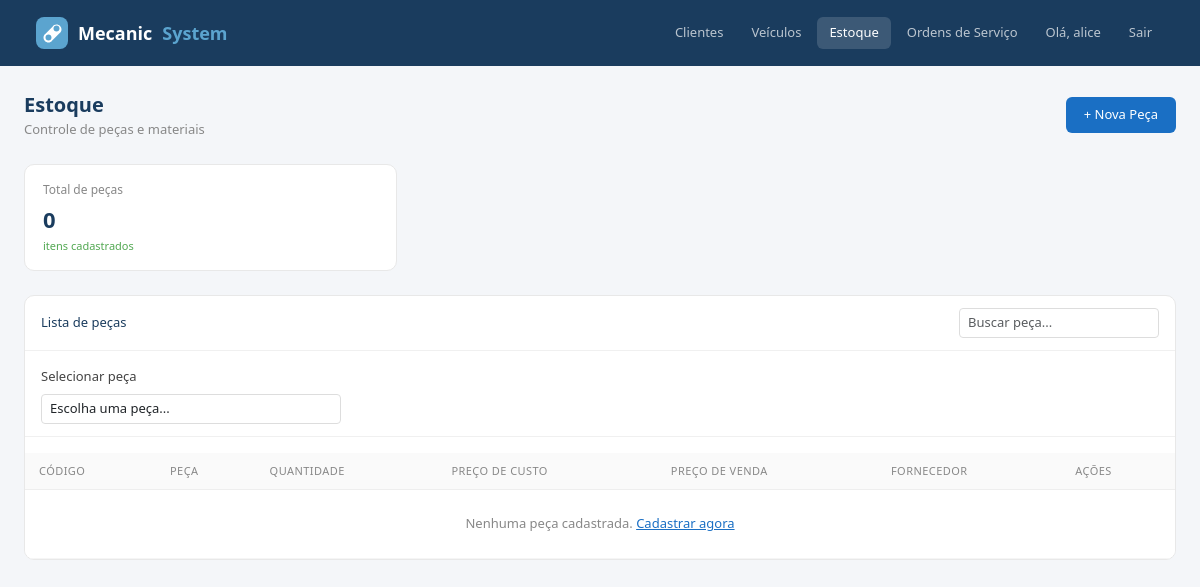
Before: /estoque/ (signed in) with the older database file.
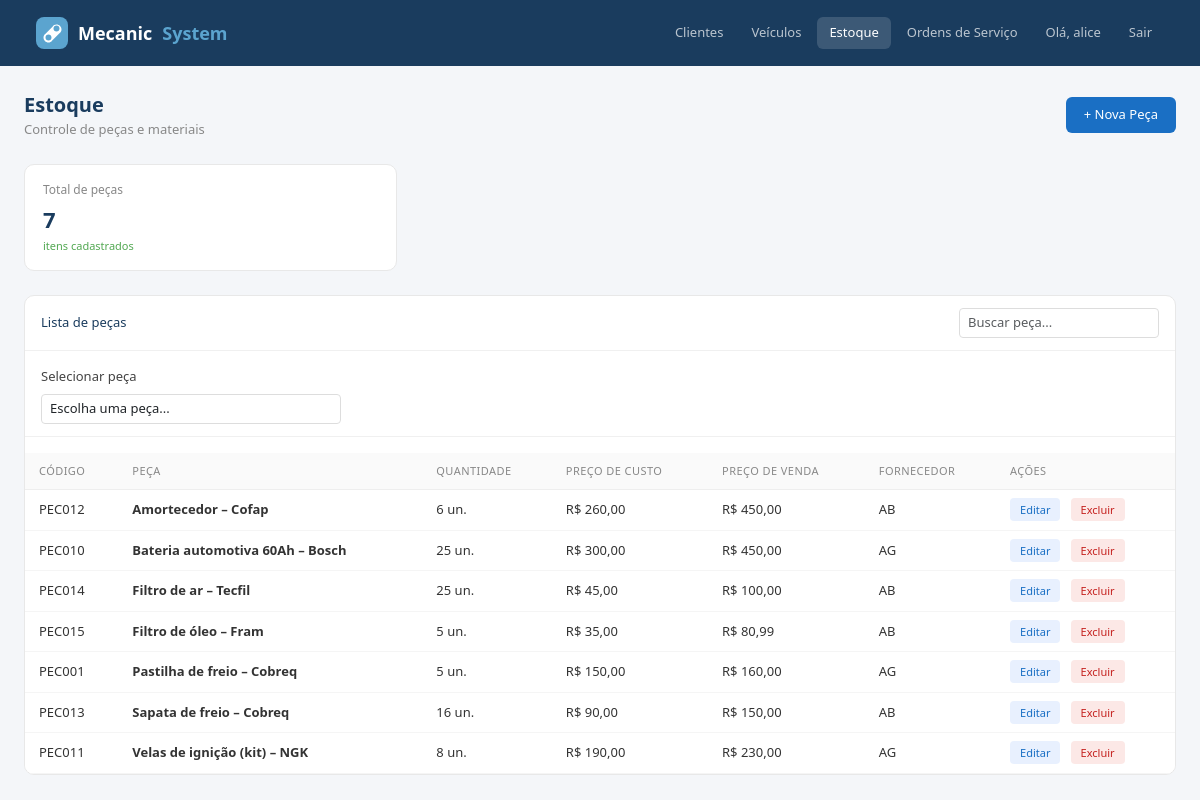
After: the same page with the newer database file.
### estoque/models.py (models this page shows, shortened)
class Peca(models.Model):
    codigo = models.CharField(max_length=50, unique=True, blank=True, null=True, verbose_name="Código")
    nome = models.CharField(max_length=100)
    quantidade = models.IntegerField(default=0)
    estoque_minimo = models.IntegerField(default=5)
    preco_custo = models.DecimalField(max_digits=10, decimal_places=2)
    preco_venda = models.DecimalField(max_digits=10, decimal_places=2)
    fornecedor = models.CharField(max_length=100, blank=True)
    class Meta:
        ordering = ['nome']
    def __str__(self):
        if self.codigo:
            return f"{self.codigo} - {self.nome}"
        return self.nome

### estoque/views.py (the view)
# urls.py: path('', views.listar_pecas, name='listar_pecas'),
def listar_pecas(request):
    pecas = Peca.objects.all()
    return render(request, 'estoque/listar.html', {'pecas': pecas})

### core/templatetags/core_filters.py (called while the page is built)
@register.filter
def br_format(value):
    if value is None or value == '':
        return "0,00"
    try:
        if isinstance(value, str):
            value = float(value.replace(',', '.'))
        locale.setlocale(locale.LC_ALL, 'pt_BR.UTF-8')
        return locale.currency(value, grouping=True, symbol=False).strip()
    except (ValueError, locale.Error):
        try:
            num = float(value)
            return f"{num:,.2f}".replace(',', 'X').replace('.', ',').replace('X', '.')
        except:
            return str(value)

### estoque/templates/estoque/listar.html (shortened to what this page needs)
{% extends "base.html" %}
{% load core_filters %}
{% block nav_estoque %}active{% endblock %}
{% block conteudo %}
<div class="d-flex justify-content-between align-items-center mb-4">
  <div>
    <div class="page-title">Estoque</div>
    <div class="page-sub">Controle de peças e materiais</div>
  </div>
  <a href="/estoque/adicionar/" class="btn-novo">+ Nova Peça</a>
</div>
<div class="row g-3 mb-4">
  <div class="col-md-4">
    <div class="stat-card">
      <div class="label">Total de peças</div>
      <div class="value">{{ pecas|length }}</div>
      <div class="sub">itens cadastrados</div>
    </div>
  </div>
</div>
<div class="card-table">
  <div class="card-top">
    <span style="font-size:13px;font-weight:500;color:#1a3c5e">Lista de peças</span>
    <input type="text" placeholder="Buscar peça..." class="form-control form-control-sm" style="width:200px" id="busca" onkeyup="filtrar()">
  </div>
  <div class="mb-3" style="padding:12px 16px;border-bottom:1px solid #f0f0f0;">
    <label class="form-label" style="font-size:13px;margin-bottom:8px;">Selecionar peça</label>
    <select class="form-control form-control-sm" style="width:300px;" id="pecaSelect">
      <option value="">Escolha uma peça...</option>
    </select>
  </div>
  <table class="table mb-0" id="tabela">
    <thead>
      <tr>
        <th>Código</th>
        <th>Peça</th>
        <th>Quantidade</th>
        <th>Preço de custo</th>
        <th>Preço de venda</th>
        <th>Fornecedor</th>
        <th>Ações</th>
      </tr>
    </thead>
    <tbody>
      {% for peca in pecas %}
      <tr>
        <td>{{ peca.codigo|default:"—" }}</td>
        <td><strong>{{ peca.nome }}</strong></td>
        <td>
          {% if peca.quantidade == 0 %}
            <span class="badge-os">Sem estoque</span>
          {% else %}
            {{ peca.quantidade }} un.
          {% endif %}
        </td>
        <td>R$ {{ peca.preco_custo|br_format }}</td>
        <td>R$ {{ peca.preco_venda|br_format }}</td>
        <td>{{ peca.fornecedor|default:"—" }}</td>
        <td>
          <a href="/estoque/editar/{{ peca.id }}/" class="btn-edit">Editar</a>
          <a href="/estoque/excluir/{{ peca.id }}/" class="btn-del" style="text-decoration:none;padding:4px 10px;font-size:11px">Excluir</a>
        </td>
      </tr>
      {% empty %}
      <tr>
        <td colspan="7" class="text-center py-4" style="color:#888;font-size:13px">
          Nenhuma peça cadastrada.
          <a href="/estoque/adicionar/" style="color:#1a6fc4">Cadastrar agora</a>
        </td>
      </tr>
      {% endfor %}
    </tbody>
  </table>
</div>
{% endblock %}

Changed rows visible on the page:
added Peca: codigo "PEC012", nome "Amortecedor – Cofap", quantidade "6", preco_custo|br_format "260,00", preco_venda|br_format "450,00", fornecedor "AB"
added Peca: codigo "PEC010", nome "Bateria automotiva 60Ah – Bosch", quantidade "25", preco_custo|br_format "300,00", preco_venda|br_format "450,00", fornecedor "AG"
added Peca: codigo "PEC014", nome "Filtro de ar – Tecfil", quantidade "25", preco_custo|br_format "45,00", preco_venda|br_format "100,00", fornecedor "AB"
added Peca: codigo "PEC015", nome "Filtro de óleo – Fram", quantidade "5", preco_custo|br_format "35,00", preco_venda|br_format "80,99", fornecedor "AB"
added Peca: codigo "PEC001", nome "Pastilha de freio – Cobreq", quantidade "5", preco_custo|br_format "150,00", preco_venda|br_format "160,00", fornecedor "AG"
added Peca: codigo "PEC013", nome "Sapata de freio – Cobreq", quantidade "16", preco_custo|br_format "90,00", preco_venda|br_format "150,00", fornecedor "AB"
added Peca: codigo "PEC011", nome "Velas de ignição (kit) – NGK", quantidade "8", preco_custo|br_format "190,00", preco_venda|br_format "230,00", fornecedor "AG"
Other visible differences:
{{ pecas|length }}: "0" → "7"
text no longer shown: "Nenhuma peça cadastrada. Cadastrar agora"
